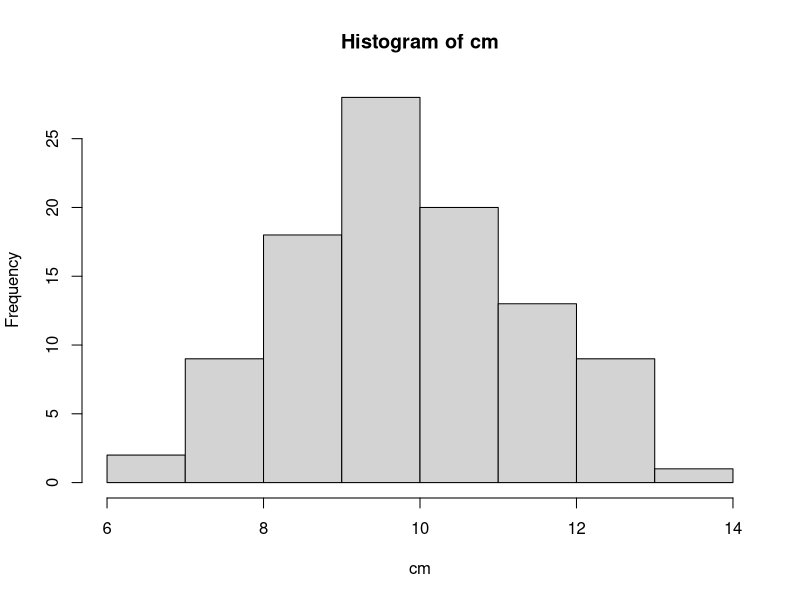

Generate this figure with R:
## ---- chunk 1
knitr::opts_chunk$set(echo = TRUE, error = TRUE)
## ---- chunk 2
sample(1:6, 4, replace = TRUE)
## ---- chunk 3
sample(1:20, 10)
## ---- chunk 4
sample(LETTERS)
## ---- chunk 5
flips <- sample(c(0, 1), 100, prob = c(0.3, 0.7), replace = TRUE)
flips
## ---- chunk 6
sum(flips)
## ---- chunk 7
rbinom(1, size = 100, prob = 0.7)
## ---- chunk 8
flips2 <- rbinom(100, size = 1, prob = 0.7)
flips2
## ---- chunk 9
sum(flips2)
## ---- chunk 10
rnorm(10)
## ---- chunk 11
rnorm(10, 100, 25)
## ---- chunk 12
rpois(5, lambda = 10)
## ---- chunk 13
my_pois <- replicate(100, rpois(5, 10))
my_pois
## ---- chunk 14
cm <- colMeans(my_pois)
hist(cm)
## ---- chunk 15
my_pois <- replicate(100, rpois(5, 10))
my_pois
